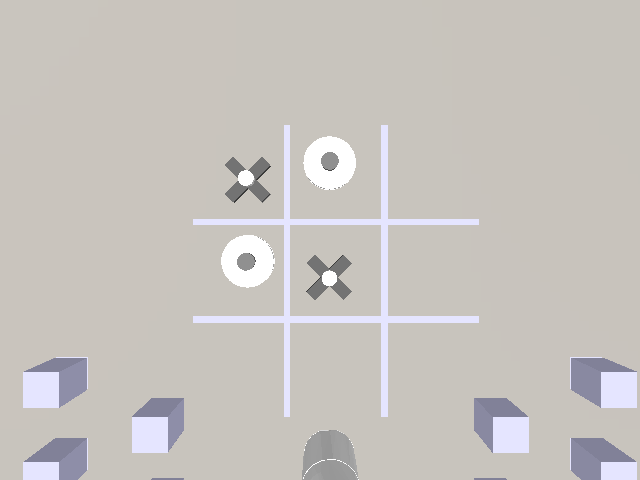
#> input picture b38ro_ws/src/joints/joints/grid.png, 640 x 480 px
$ jupyter execute vision.ipynb
#> lines starting #> are read from the running program, lines starting #| are printed output that depends on the picture; after the words box and inside, x2 and y2 are one past the last pixel; in counts of white or black regions, pixels touching at a corner belong together
[cell 1]
import cv2 as cv
import numpy as np

[cell 2]
cvImg = cv.imread("./grid.png")
#> cvImg is the input picture: shape (480, 640, 3); mean B, G, R 191.1, 195.4, 199.4
grayImg = cv.cvtColor(cvImg, cv.COLOR_BGR2GRAY)  # convert to gray
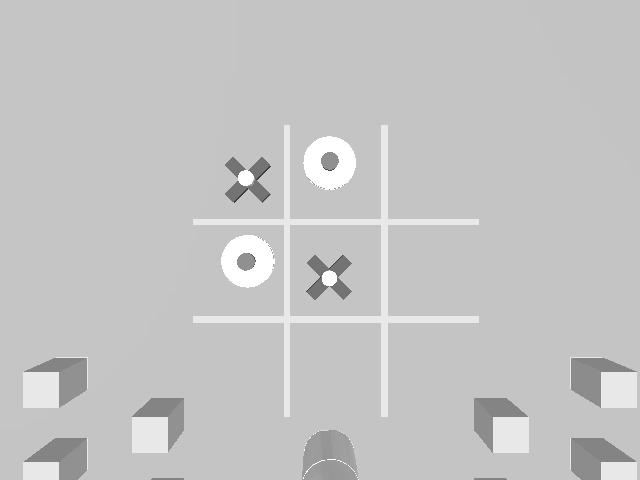
#> grayImg: shape (480, 640); min 59, max 255, mean 196.1

[cell 3]
edges = cv.Canny(
    grayImg, 50.0, 150.0, np.ndarray((3, 3)), 3
)  # find and detect edges
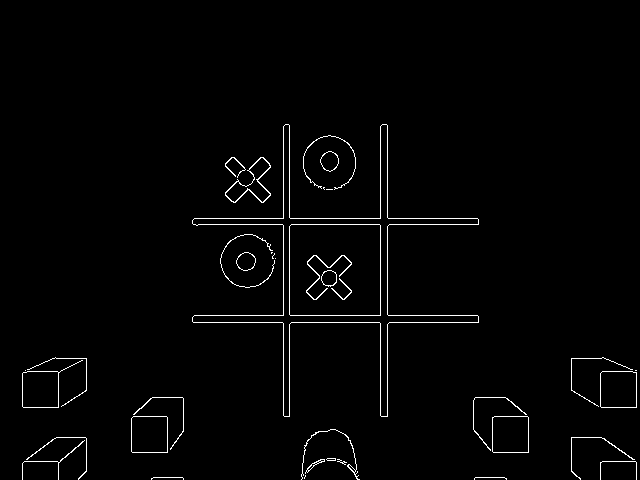
#> edges: shape (480, 640); 1.7% white in thin lines or dots, all inside (x1, y1, x2, y2) = (22, 124, 637, 480)

blurred = cv.blur(edges, (3, 3), 0)  # blur the image
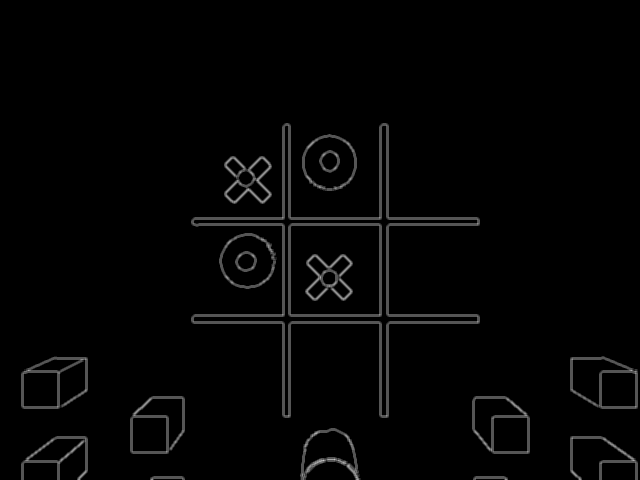
#> blurred: shape (480, 640); min 0, max 198, mean 4.3

hough = cv.HoughCircles(blurred, cv.HOUGH_GRADIENT, 1.2, 1)
#> hough = None
if not (hough is None):
    copy = cvImg.copy()
    for circle in hough:
        print(len(hough))
        copy = cv.circle(
            copy,
            (int(circle[0][0]), int(circle[0][1])),
            int(circle[0][2]),
            (0, 0, 250),
        )
    cv.imshow("drawing", cvImg)
print(hough)
#| None
cv.imshow("edges", edges)  # show the image
# cv.imshow("blurred", hough)  # show the image
cv.waitKey(3)
